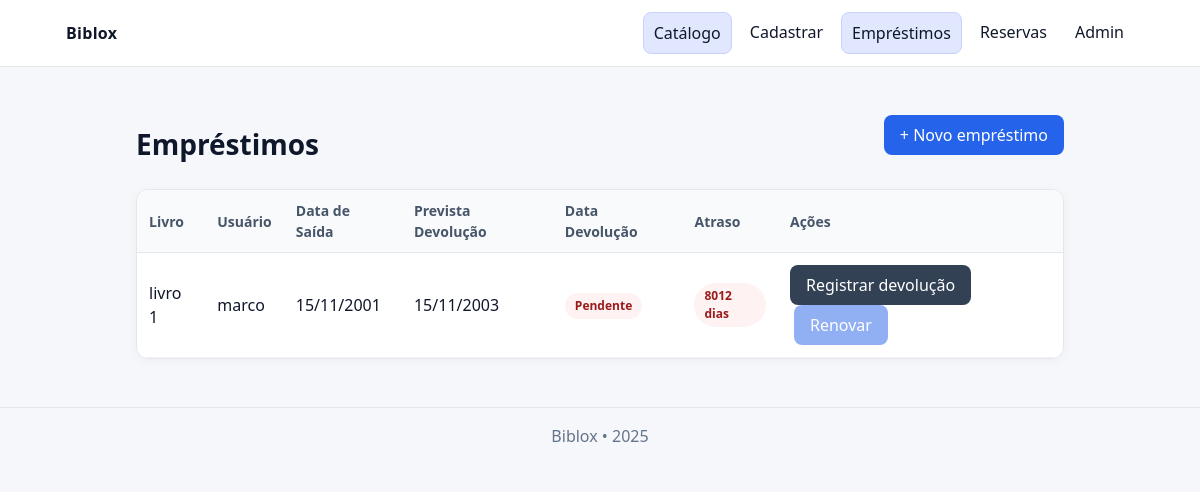
The app's page /livros/emprestimos/ (signed in), older data.
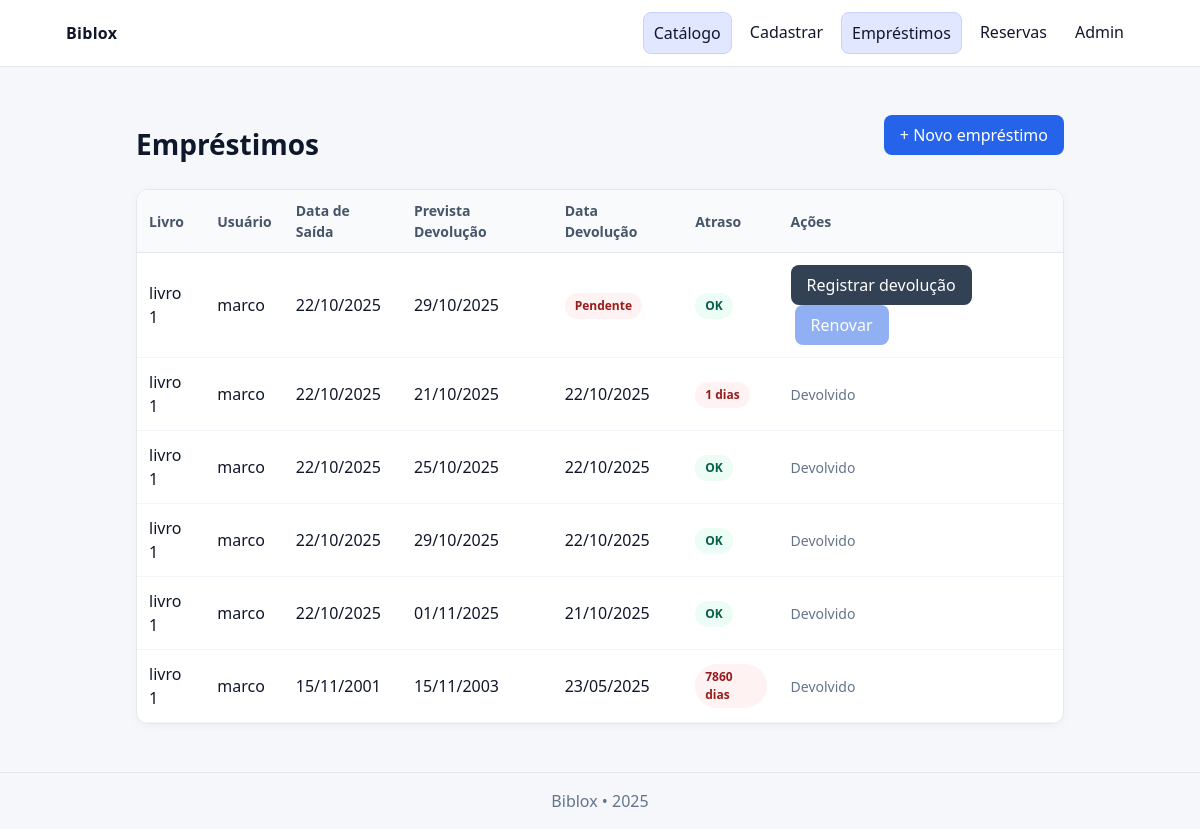
The same page, newer data.
### livros/models.py (models this page shows, shortened)
class Emprestimo(models.Model):
    livro = models.ForeignKey(CadastroLivroModel, on_delete=models.PROTECT, related_name='emprestimos')
    usuario = models.ForeignKey(settings.AUTH_USER_MODEL, on_delete=models.PROTECT, related_name='emprestimos')
    data_saida = models.DateField(default=timezone.now)
    data_prevista_devolucao = models.DateField()
    data_devolucao = models.DateField(null=True, blank=True)
    renovacao_count = models.PositiveSmallIntegerField(default=0)
    class Meta:
        constraints = [
            models.UniqueConstraint(
                fields=['livro'],
                name='unique_livro_emprestimo_ativo',
                condition=models.Q(data_devolucao__isnull=True),
            )
        ]
    @property
    def dias_atraso(self):
        hoje = timezone.now().date()
        if self.data_devolucao:
            dias = (self.data_devolucao - self.data_prevista_devolucao).days
        elif self.data_devolucao is None and self.data_prevista_devolucao < hoje:
            dias = (hoje - self.data_prevista_devolucao).days
        else:
            return 0
        return max(0, dias)

class CadastroLivroModel(models.Model):
    STATUS_CHOICES = (('disponivel', 'Disponível'), ('emprestado', 'Emprestado'))
    nome = models.CharField(max_length=50)
    autor = models.CharField(max_length=50)
    isbn = models.TextField(null=True, blank=True)
    completo = models.BooleanField(default=False)
    data_criacao = models.DateTimeField(auto_now_add=True)
    status = models.CharField(max_length=20, choices=STATUS_CHOICES, default='disponivel')

### livros/views.py (the view)
# urls.py: path("emprestimos/", views.emprestimos_list, name="emprestimos_list"),
@login_required
@user_passes_test(is_admin)
def emprestimos_list(request):
    qs = Emprestimo.objects.select_related("livro", "usuario").order_by("-id")
    return render(request, "emprestimos/list.html", {"emprestimos": qs})

### livros/views.py (called while the page is built)
def is_admin(user):
    return user.is_staff or user.is_superuser

### templates/emprestimos/list.html (shortened to what this page needs)
{% extends "base.html" %}
{% block content %}
<div class="page">
  <div class="grid two" style="grid-template-columns:1fr auto;">
    <h1 class="title">Empréstimos</h1>
    <a href="{% url 'livros:registrar_emprestimo' %}" class="btn">+ Novo empréstimo</a>
  </div>
  <div class="table-wrap card" style="margin-top:8px;">
    <div class="card-body" style="padding:0;">
      <table>
        <thead>
          <tr>
            <th>Livro</th>
            <th>Usuário</th>
            <th>Data de Saída</th>
            <th>Prevista Devolução</th>
            <th>Data Devolução</th>
            <th>Atraso</th>
            <th>Ações</th>
          </tr>
        </thead>
        <tbody>
          {% for e in emprestimos %}
          <tr>
            <td>{{ e.livro.nome }}</td>
            <td>{{ e.usuario.username }}</td>
            <td>{{ e.data_saida|date:"d/m/Y" }}</td>
            <td>{{ e.data_prevista_devolucao|date:"d/m/Y" }}</td>
            <td>
              {% if e.data_devolucao %}
                {{ e.data_devolucao|date:"d/m/Y" }}
              {% else %}
                <span class="status emprestado">Pendente</span>
              {% endif %}
            </td>
            <td>
              {% if e.dias_atraso > 0 %}
                <span class="status emprestado">{{ e.dias_atraso }} dias</span>
              {% else %}
                <span class="status disponivel">OK</span>
              {% endif %}
            </td>
            <td>
  {% if not e.data_devolucao %}
    {% if request.user.is_staff or request.user == e.usuario %}
      <a class="btn secondary" href="{% url 'livros:registrar_devolucao' e.id %}">
        Registrar devolução
      </a>
      {% if e.dias_atraso > 0 %}
        <span class="btn" style="margin-left:4px; pointer-events:none; opacity:.5;" title="Não pode renovar: empréstimo em atraso">
          Renovar
        </span>
      {% elif e.renovacao_count|default:0 >= 1 %}
        <span class="btn" style="margin-left:4px; pointer-events:none; opacity:.5;" title="Limite de 1 renovação atingido">
          Renovar
        </span>
      {% else %}
        <a class="btn" href="{% url 'livros:solicitar_renovacao' e.id %}" style="margin-left:4px;">
          Renovar
        </a>
      {% endif %}
    {% else %}
      <span style="color:#64748b; font-size:14px;">Sem permissão</span>
    {% endif %}
  {% else %}
    <span style="color:#64748b; font-size:14px;">Devolvido</span>
  {% endif %}
</td>
          </tr>
          {% empty %}
          <tr><td colspan="7" style="padding:16px;">Nenhum empréstimo registrado.</td></tr>
          {% endfor %}
        </tbody>
      </table>
    </div>
  </div>
</div>
{% endblock %}

### templates/base.html (shortened to what this page needs)
{% load static %}
<!doctype html>
<html lang="pt-br">
<head>
  <link rel="stylesheet" href="{% static 'css/site.css' %}">
</head>
<body>
  <header class="header">
    <nav class="navbar">
      <div class="brand"><a href="/">Biblox</a></div>
      <div class="navlinks">
        <a href="/livros/" class="{% if request.path|slice:':8' == '/livros/' or request.path == '/livros' %}active{% endif %}">Catálogo</a>
        <a href="/livros/cadastrar/" class="{% if '/livros/cadastrar' in request.path %}active{% endif %}">Cadastrar</a>
        <a href="/livros/emprestimos/" class="{% if '/livros/emprestimos' in request.path %}active{% endif %}">Empréstimos</a>
        <a href="/livros/reservas/" class="{% if '/livros/reservas' in request.path %}active{% endif %}">Reservas</a>
        <a href="/admin/">Admin</a>
      </div>
    </nav>
  </header>
  <main class="site-wrap">
    {% block content %}{% endblock %}
  </main>
  <footer class="footer">
  Biblox • {% now "Y" %}
</footer>
</body>
</html>

### static/css/site.css (style rules this page uses)
:root { --bg:#f6f7fb; --card:#ffffff; --muted:#64748b; --text:#0f172a; --line:#e5e7eb; --line-2:#f1f5f9; --brand:#2563eb; --brand-2:#1d4ed8; --good-bg:#ecfdf5; --good:#065f46; --bad-bg:#fef2f2; --bad:#991b1b; --warn-bg:#fefce8; --warn:#854d0e; }
* { box-sizing:border-box }
html,body { height:100% }
body { margin:0; background:var(--bg); color:var(--text); font:16px/1.5 system-ui,-apple-system,Segoe UI,Roboto,Ubuntu,"Helvetica Neue",Arial,sans-serif; }
a { color:var(--brand); text-decoration:none }
h1,h2,h3 { margin:0 0 12px }
.header { background:var(--card); border-bottom:1px solid var(--line); position:sticky; top:0; z-index:30 }
.navbar { max-width:1100px; margin:0 auto; padding:12px 16px; display:flex; gap:16px; align-items:center; justify-content:space-between }
.brand a { font-weight:800; letter-spacing:.3px; color:var(--text); text-decoration:none }
.navlinks { display:flex; gap:8px; flex-wrap:wrap }
.navlinks a { padding:8px 10px; border-radius:8px; color:#0f172a; text-decoration:none }
.navlinks a.active { background:#e0e7ff; border:1px solid #c7d2fe }
.site-wrap { max-width:1100px; margin:0 auto; padding:24px 16px }
.footer { border-top:1px solid var(--line); padding:16px; color:var(--muted); text-align:center }
.page { max-width:960px; margin:24px auto; padding:0 16px }
.title { font-size:28px; margin:8px 0 16px }
.card { background:var(--card); border:1px solid var(--line); border-radius:12px; box-shadow:0 2px 10px rgba(0,0,0,.04) }
.card-body { padding:16px }
.grid { display:grid; gap:12px }
.btn { height:40px; padding:0 16px; border-radius:8px; border:0; background:var(--brand); color:#fff; cursor:pointer; display:inline-flex; align-items:center; justify-content:center; }
.btn.secondary { background:#334155 }
.table-wrap { overflow:auto; margin-top:12px }
table { width:100%; border-collapse:collapse; background:#fff; border-radius:10px; overflow:hidden }
thead th { text-align:left; font-weight:600; font-size:14px; color:#475569; border-bottom:1px solid var(--line); padding:10px 12px; background:#f8fafc; }
tbody td { padding:12px; border-bottom:1px solid var(--line-2) }
.status { display:inline-block; padding:4px 10px; border-radius:999px; font-size:12px; font-weight:600 }
.status.disponivel { background:var(--good-bg); color:var(--good) }
.status.emprestado { background:var(--bad-bg); color:var(--bad) }

Row changes from the older to the newer data that the page shows:
added Emprestimo: livro.nome "livro 1", usuario.username "marco", data_saida "22/10/2025", data_prevista_devolucao "29/10/2025", shows "Pendente", shows "OK", shows "Registrar devolução", renovacao_count "Renovar"
added Emprestimo: livro.nome "livro 1", usuario.username "marco", data_saida "22/10/2025", data_prevista_devolucao "21/10/2025", data_devolucao "22/10/2025", dias_atraso "1", shows "Devolvido"
added Emprestimo: livro.nome "livro 1", usuario.username "marco", data_saida "22/10/2025", data_prevista_devolucao "25/10/2025", data_devolucao "22/10/2025", shows "OK", shows "Devolvido"
added Emprestimo: livro.nome "livro 1", usuario.username "marco", data_saida "22/10/2025", data_prevista_devolucao "29/10/2025", data_devolucao "22/10/2025", shows "OK", shows "Devolvido"
added Emprestimo: livro.nome "livro 1", usuario.username "marco", data_saida "22/10/2025", data_prevista_devolucao "01/11/2025", data_devolucao "21/10/2025", shows "OK", shows "Devolvido"
changed Emprestimo (number 6 of 6 on the later page): data_devolucao (not shown) → "23/05/2025"; dias_atraso "8012" → "7860"; data_devolucao "Pendente Registrar devolução Renovar" → "Devolvido"
